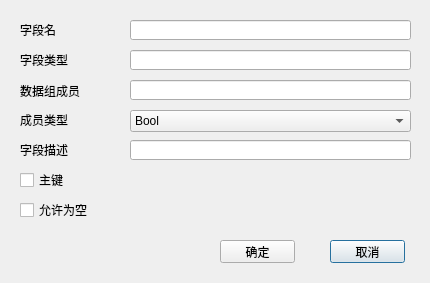
<?xml version="1.0" encoding="UTF-8"?>
<ui version="4.0">
 <class>DbTableFieldDialog</class>
 <widget class="QDialog" name="DbTableFieldDialog">
  <property name="geometry">
   <rect>
    <x>0</x>
    <y>0</y>
    <width>430</width>
    <height>283</height>
   </rect>
  </property>
  <property name="windowTitle">
   <string>字段属性</string>
  </property>
  <widget class="QPushButton" name="CancelButton">
   <property name="geometry">
    <rect>
     <x>330</x>
     <y>240</y>
     <width>75</width>
     <height>23</height>
    </rect>
   </property>
   <property name="text">
    <string>取消</string>
   </property>
  </widget>
  <widget class="QPushButton" name="OkButton">
   <property name="geometry">
    <rect>
     <x>220</x>
     <y>240</y>
     <width>75</width>
     <height>23</height>
    </rect>
   </property>
   <property name="text">
    <string>确定</string>
   </property>
  </widget>
  <widget class="QLineEdit" name="ObjectTypeEdit">
   <property name="geometry">
    <rect>
     <x>130</x>
     <y>50</y>
     <width>281</width>
     <height>20</height>
    </rect>
   </property>
  </widget>
  <widget class="QLabel" name="label">
   <property name="geometry">
    <rect>
     <x>20</x>
     <y>50</y>
     <width>75</width>
     <height>20</height>
    </rect>
   </property>
   <property name="text">
    <string>字段类型</string>
   </property>
  </widget>
  <widget class="QLabel" name="label_3">
   <property name="geometry">
    <rect>
     <x>20</x>
     <y>110</y>
     <width>75</width>
     <height>20</height>
    </rect>
   </property>
   <property name="text">
    <string>成员类型</string>
   </property>
  </widget>
  <widget class="QComboBox" name="FieldTypeComboBox">
   <property name="enabled">
    <bool>true</bool>
   </property>
   <property name="geometry">
    <rect>
     <x>130</x>
     <y>110</y>
     <width>281</width>
     <height>22</height>
    </rect>
   </property>
   <item>
    <property name="text">
     <string>Bool</string>
    </property>
   </item>
   <item>
    <property name="text">
     <string>SByte</string>
    </property>
   </item>
   <item>
    <property name="text">
     <string>Byte</string>
    </property>
   </item>
   <item>
    <property name="text">
     <string>Int16</string>
    </property>
   </item>
   <item>
    <property name="text">
     <string>Uint16</string>
    </property>
   </item>
   <item>
    <property name="text">
     <string>Int32</string>
    </property>
   </item>
   <item>
    <property name="text">
     <string>Uint32</string>
    </property>
   </item>
   <item>
    <property name="text">
     <string>Int64</string>
    </property>
   </item>
   <item>
    <property name="text">
     <string>Uint64</string>
    </property>
   </item>
   <item>
    <property name="text">
     <string>Float</string>
    </property>
   </item>
   <item>
    <property name="text">
     <string>Double</string>
    </property>
   </item>
   <item>
    <property name="text">
     <string>DateTime</string>
    </property>
   </item>
   <item>
    <property name="text">
     <string>String</string>
    </property>
   </item>
  </widget>
  <widget class="QLabel" name="label_4">
   <property name="geometry">
    <rect>
     <x>20</x>
     <y>80</y>
     <width>91</width>
     <height>21</height>
    </rect>
   </property>
   <property name="text">
    <string>数据组成员</string>
   </property>
  </widget>
  <widget class="QLabel" name="label_5">
   <property name="geometry">
    <rect>
     <x>20</x>
     <y>20</y>
     <width>81</width>
     <height>20</height>
    </rect>
   </property>
   <property name="text">
    <string>字段名</string>
   </property>
  </widget>
  <widget class="QLabel" name="label_6">
   <property name="geometry">
    <rect>
     <x>20</x>
     <y>140</y>
     <width>75</width>
     <height>20</height>
    </rect>
   </property>
   <property name="text">
    <string>字段描述</string>
   </property>
  </widget>
  <widget class="QLineEdit" name="DesFieldLlineEdit">
   <property name="geometry">
    <rect>
     <x>130</x>
     <y>20</y>
     <width>281</width>
     <height>20</height>
    </rect>
   </property>
  </widget>
  <widget class="QLineEdit" name="CommentEdit">
   <property name="geometry">
    <rect>
     <x>130</x>
     <y>140</y>
     <width>281</width>
     <height>20</height>
    </rect>
   </property>
  </widget>
  <widget class="QCheckBox" name="MasterKeyCheckBox">
   <property name="geometry">
    <rect>
     <x>20</x>
     <y>170</y>
     <width>81</width>
     <height>20</height>
    </rect>
   </property>
   <property name="text">
    <string>主键</string>
   </property>
  </widget>
  <widget class="QCheckBox" name="EnableNullCheckBox">
   <property name="geometry">
    <rect>
     <x>20</x>
     <y>200</y>
     <width>111</width>
     <height>20</height>
    </rect>
   </property>
   <property name="text">
    <string>允许为空</string>
   </property>
  </widget>
  <widget class="QLineEdit" name="groupFieldLlineEdit">
   <property name="geometry">
    <rect>
     <x>130</x>
     <y>80</y>
     <width>281</width>
     <height>20</height>
    </rect>
   </property>
  </widget>
 </widget>
 <resources/>
 <connections/>
</ui>
